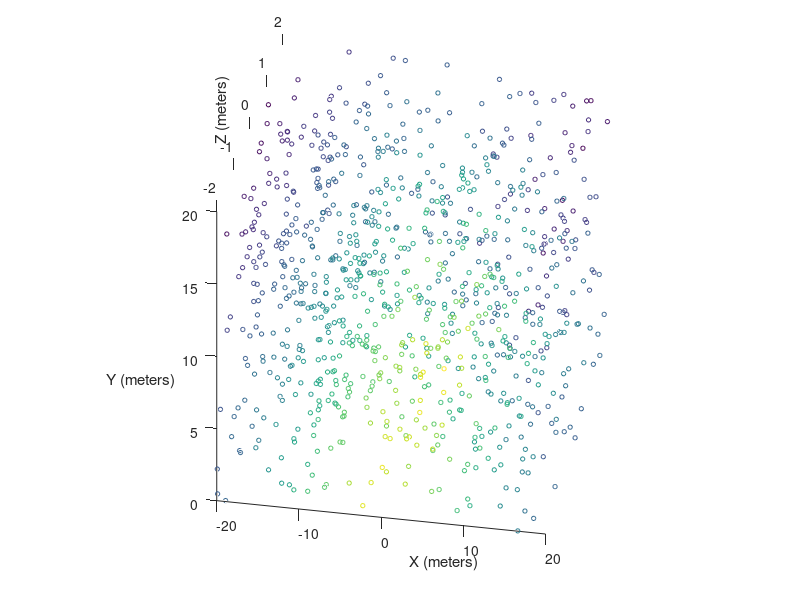

Reproduce this figure in MATLAB.
% close previous figures
close all
clear all
pause on
hold on

% constants
XMIN = -20;
XMAX = 20;
YMAX = 20;
ZMIN = -2;
ZSTEP = 0.5;
ZMAX = 2;
NUMZSTEPS = (ZMAX - ZMIN) / ZSTEP + 1;
POINT_SIZE = 10;
PTS_PER_SLICE = 100;

model_3d = [];

% create model
for k = 0:(NUMZSTEPS-1)
    
    % x y z intensity
    slice_2d = zeros(PTS_PER_SLICE,4);
    
    % z coordinate
    slice_2d(:,3) = ZMIN + ZSTEP * k;
    
    % x coordinate
    slice_2d(:,1) = XMIN + rand(PTS_PER_SLICE,1) * 2 * XMAX;
    
    % y coordinate
    slice_2d(:,2) = 0 + rand(PTS_PER_SLICE,1) * YMAX;
    
    % linear intensity model
    dist = sqrt( slice_2d(:,1) .^ 2 + slice_2d(:,2) .^ 2);
    max_dist = sqrt( XMAX ^ 2 + YMAX ^ 2);
    slice_2d(:,4) = (1 - dist ./ max_dist);
    
    % concatenate to 3d matrix for this update step
    model_3d = vertcat(model_3d, slice_2d);
    
end

% plot it
scat = scatter3(model_3d(:,1), model_3d(:,2), model_3d(:,3), POINT_SIZE, model_3d(:,4));

xlabel('X (meters)')
ylabel('Y (meters)')
zlabel('Z (meters)')
campos([-10, -5, 5])
